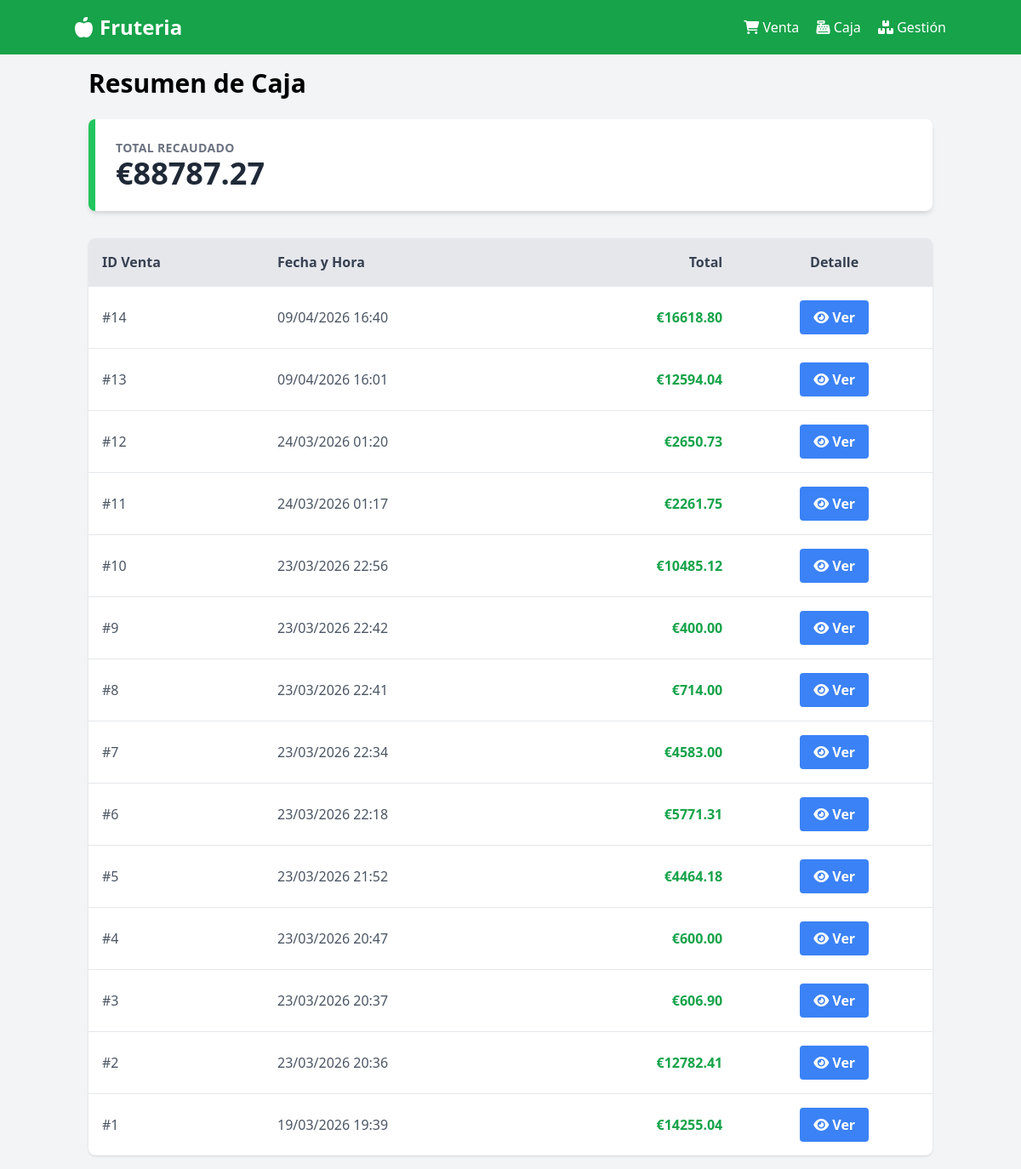
Page /caja on the earlier database version.
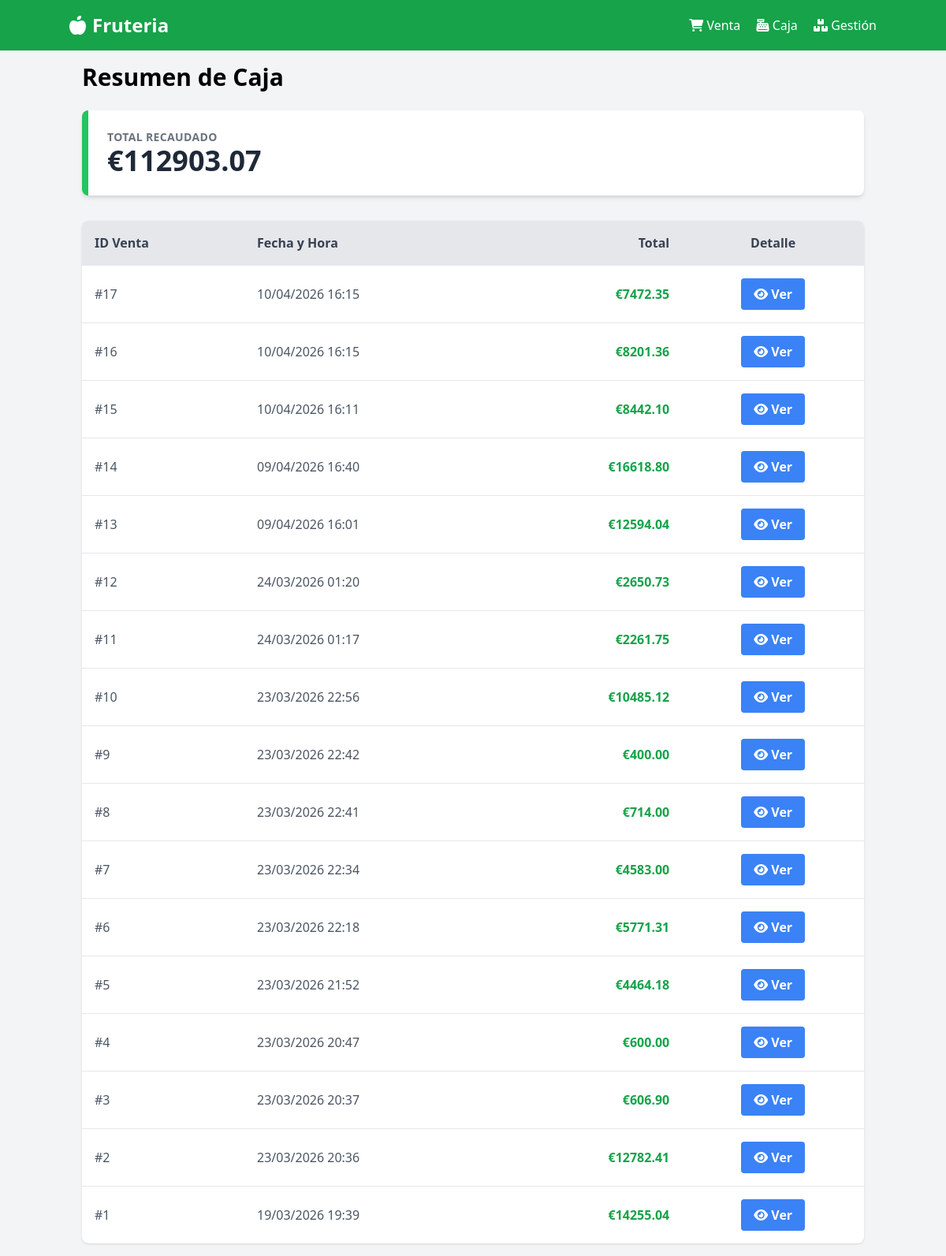
Same page on the later database version.
### app/models/models.py (models this page shows)
class Venta(db.Model):
    __tablename__ = 'ventas'
    id = db.Column(db.Integer, primary_key=True)
    fecha = db.Column(db.DateTime, default=db.func.current_timestamp())
    total = db.Column(db.Float, nullable=False)
    detalles = db.relationship('DetalleVenta', backref='venta', lazy=True)

### app/routes/main.py (the view)
@main_bp.route('/caja')
def ver_caja():
    total_obtenido = db.session.query(func.sum(Venta.total)).scalar() or 0
    ventas = Venta.query.order_by(Venta.fecha.desc()).all()
    return render_template('caja.html', total=total_obtenido, ventas=ventas)

### app/templates/caja.html (shortened to what this page needs)
{% extends "base.html" %}
{% block content %}
<div class="max-w-6xl mx-auto">
    <h1 class="text-3xl font-bold mb-6">Resumen de Caja</h1>
    <div class="bg-white p-6 rounded-lg shadow-md mb-8 border-l-8 border-green-500">
        <h2 class="text-gray-500 uppercase tracking-wide text-sm font-bold">Total Recaudado</h2>
        <p class="text-4xl font-black text-gray-800">€{{ "%.2f"|format(total) }}</p>
    </div>
    <div class="bg-white rounded-lg shadow overflow-hidden">
        <table class="w-full text-left border-collapse">
            <thead class="bg-gray-200">
                <tr>
                    <th class="p-4 font-bold text-gray-700">ID Venta</th>
                    <th class="p-4 font-bold text-gray-700">Fecha y Hora</th>
                    <th class="p-4 font-bold text-gray-700 text-right">Total</th>
                    <th class="p-4 font-bold text-gray-700 text-center">Detalle</th>
                </tr>
            </thead>
            <tbody>
                {% for venta in ventas %}
                <tr class="border-t hover:bg-gray-50">
                    <td class="p-4 text-gray-600">#{{ venta.id }}</td>
                    <td class="p-4 text-gray-600">{{ venta.fecha.strftime('%d/%m/%Y %H:%M') }}</td>
                    <td class="p-4 text-right font-bold text-green-600">€{{ "%.2f"|format(venta.total) }}</td>
                    <td class="p-4 text-center">
                        <button class="bg-blue-500 hover:bg-blue-700 text-white font-bold py-2 px-4 rounded ver-detalle" data-venta-id="{{ venta.id }}">
                            <i class="fas fa-eye"></i> Ver
                        </button>
                    </td>
                </tr>
                {% else %}
                <tr>
                    <td colspan="4" class="p-8 text-center text-gray-500">No hay ventas registradas aún.</td>
                </tr>
                {% endfor %}
            </tbody>
        </table>
    </div>
</div>
{% endblock %}

### app/templates/base.html (shortened to what this page needs)
<!DOCTYPE html>
<html lang="es">
<head>
    <script src="https://cdn.tailwindcss.com"></script>
    <link rel="stylesheet" href="https://cdnjs.cloudflare.com/ajax/libs/font-awesome/6.0.0-beta3/css/all.min.css">
</head>
<body class="bg-gray-100">
    <nav class="bg-green-600 p-4 text-white">
    <div class="container mx-auto flex justify-between items-center">
        <a href="{{ url_for('main.index') }}" class="text-2xl font-bold">
            <i class="fas fa-apple-alt mr-2"></i>Fruteria
        </a>
        <div>
            <a href="{{ url_for('main.index') }}" class="mr-4 hover:underline">
                <i class="fas fa-shopping-cart"></i> Venta
            </a>
            <a href="{{ url_for('main.ver_caja') }}" class="mr-4 hover:underline">
                <i class="fas fa-cash-register"></i> Caja
            </a>
            <a href="{{ url_for('products.listar') }}" class="hover:underline">
                <i class="fas fa-boxes"></i> Gestión
            </a>
        </div>
    </div>
</nav>
    <main class="container mx-auto p-4">
        {% block content %}{% endblock %}
    </main>
</body>
</html>

Differences in the rows shown:
added Venta: id "17", fecha "10/04/2026 16:15", total "7472.35"
added Venta: id "16", fecha "10/04/2026 16:15", total "8201.36"
added Venta: id "15", fecha "10/04/2026 16:11", total "8442.10"
Other differences:
{{ "%.2f"|format(total) }}: "88787.27" → "112903.07"
